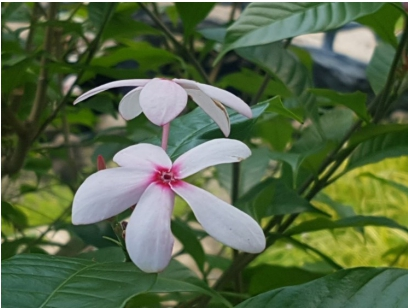
#> input picture 데이터분석을 위한 파이썬/리스트와 반복문/img/flower01.jpg, 408 x 308 px, found by its file name
$ jupyter execute 'Image 처리.ipynb'   (shell and % lines are left out)
#> lines starting #> are read from the running program, lines starting #| are printed output that depends on the picture; after the words box and inside, x2 and y2 are one past the last pixel; in counts of white or black regions, pixels touching at a corner belong together
[cell 1]
# 이미지 읽기
# 윈도우에서는 \문자를, 특수 제어 기능으로 인지하기 때문에
# r을 앞에 넣어서 디렉토리 구분자라고 명확하게 설정함.

file = r"C:\Users\bluecom014\Desktop\데이터분석을 위한 파이썬\리스트와 반복문\img\flower01.jpg"

from PIL import Image
img = Image.open(file)
#> img is the input picture: PIL image 408x308 RGB; mean R, G, B 85.7, 104, 70.5
img

[cell 2]
img.size  # 너비 408, 높이 308  이 자료는 행이 308개, 열이 408개
#> Out = (408, 308)

[cell 3]
type(img)

[cell 4]
# 이미지를 벡터화함
# 인공지능은 벡터자료만 취급
# PIL에서 제공되지 않은 작업 중 내맘대로 이미지를 변형하고자 할 때 사용.
import numpy as np
imgArr = np.array(img)
print(type(imgArr))
#| <class 'numpy.ndarray'>

[cell 5]
imgArr.shape
#> Out = (308, 408, 3)

[cell 6]
imgArr[:100, :, :]  # 0번행에서 99번행까지 100개의 행의 자료중, 모든 열, 모든 RGB를 다 보여줘

[cell 7]
# matplotlib 폴더의 pyplot.py를 실행

import matplotlib.pyplot as plt

tmp = imgArr[:100, :, :]
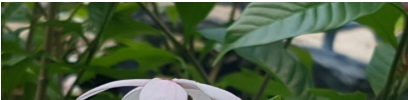
#> tmp: shape (100, 408, 3); mean R, G, B 76.3, 95.2, 66
plt.imshow(tmp)

[cell 8]
tmp2 = imgArr[:,30:50, :]  # 모든행과 30:49번까지의 열, 모든 RGB를 보여줘
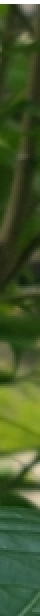
#> tmp2: shape (308, 20, 3) (shown 2 times larger); mean R, G, B 67.4, 86.4, 43.2
plt.imshow(tmp2)

[cell 9]
imgArr2 = np.array(img)
imgArr2[:-100, :,:]=0
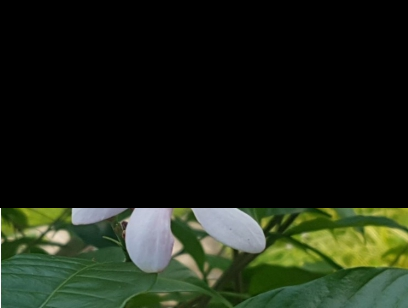
#> imgArr2: shape (308, 408, 3); mean R, G, B 27.4, 34.7, 21.7
plt.imshow(imgArr2)

[cell 10]
imgArr3 = np.array(img)

imgArr3[:50,:,:] = [255,0,0]
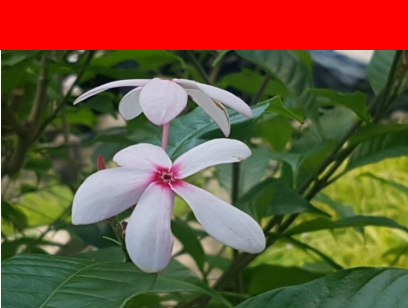
#> imgArr3: shape (308, 408, 3); 16.23% of pixels changed, all inside (x1, y1, x2, y2) = (0, 0, 408, 50)
plt.imshow(imgArr3)

[cell 11]
import numpy as np
imgArr4 = np.array(img)

imgArr4[:,:,0]=0
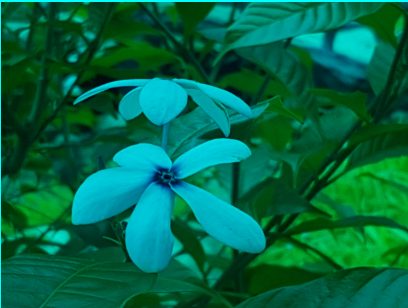
#> imgArr4: shape (308, 408, 3); mean R, G, B 0, 104, 70.5
plt.imshow(imgArr4)

[cell 12]
folder = r"C:\Users\bluecom014\Desktop\데이터분석을 위한 파이썬\리스트와 반복문\img"

from glob import glob
from PIL import Image
import numpy as np

fileList = glob(folder+'\\*')
imgList = []

for f in fileList:
    file_img = Image.open(f).resize((100,200))
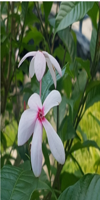
#> file_img: PIL image 100x200 RGB; mean R, G, B 85.6, 103.8, 70.4
    imgArr5 = np.array(file_img)
    imgList.append(imgArr5)
#> pass 2 of the loop `for f in fileList:`:
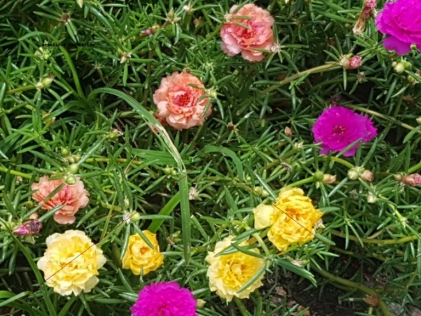
#> input picture 데이터분석을 위한 파이썬/리스트와 반복문/img/flower02.jpg, 421 x 316 px
#> `file_img = Image.open(f).resize((100,200))`:
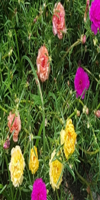
#> file_img: PIL image 100x200 RGB; mean R, G, B 90, 94.1, 51.3
#> pass 3 of the loop `for f in fileList:`:
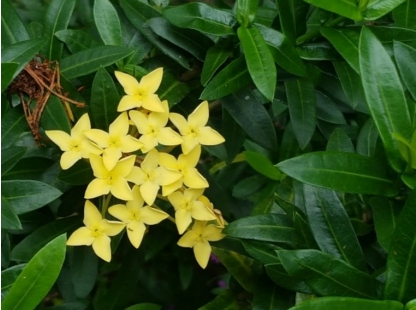
#> input picture 데이터분석을 위한 파이썬/리스트와 반복문/img/flower03.jpg, 416 x 310 px
#> `file_img = Image.open(f).resize((100,200))`:
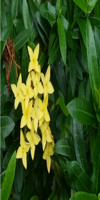
#> file_img: PIL image 100x200 RGB; mean R, G, B 55.3, 81.4, 29

imgList = np.array(imgList)
imgList.shape
#> Out = (3, 200, 100, 3)

[cell 13]
import matplotlib.pyplot as plt

for cnt, i in enumerate(imgList):
    plt.subplot(1, len(imgList), cnt+1)
    plt.imshow(i)
#> this loop made 3 passes

[cell 14]
col_size = 2
for idx, f in enumerate(imgList):
    plt.subplot(col_size, len(imgList), idx*2+1)
    plt.imshow(f)

[cell 15]
imgList2 = imgList
imgList2[:,:50,:,:]=0

[cell 16]
for cnt, i in enumerate(imgList2):
    plt.subplot(1, len(imgList2), cnt+1)
    plt.imshow(i)
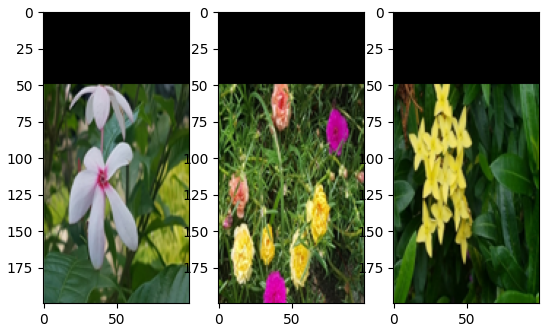
#> figure drawn by matplotlib, 3 panels

[cell 17]
A = '3 가 나 다'.split()
B = '4 a-1 a-2 a-3 a-4'.split()

dataList=[]
dataList.append(A)
dataList.append(B)
numList=[]

for i in dataList:
    val=i[0]
    val=int(val)
    numList.append([])
    numList[-1].append(val)

numList
